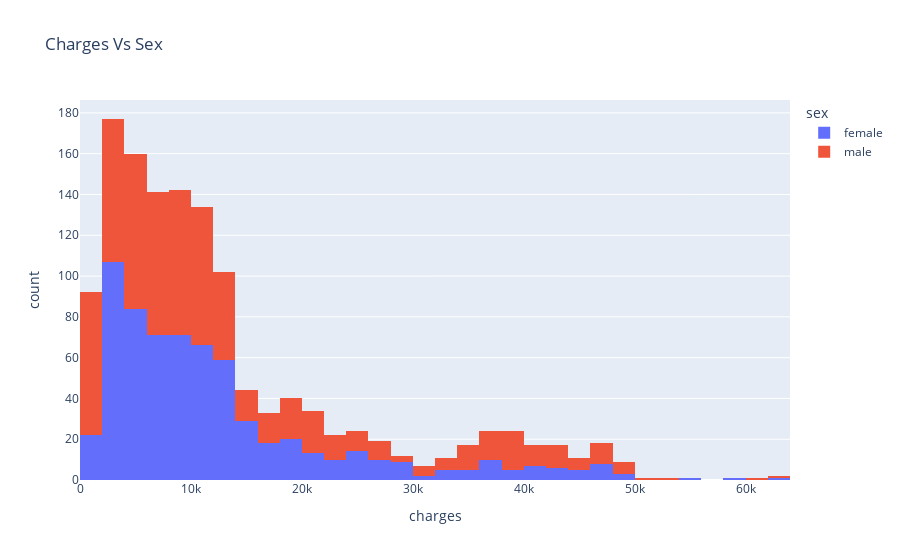

The code cell stored with this chart in its notebook:
### Markdown cell above
There is a significant difference in medical expenses between smokers and non-smokers. While the median for non-smokers is 7300 and the median for smokers is close to 35,000
#### **Charges Vs Sex**

### Code cell
px.histogram(medical_df, x='charges', color='sex', title='Charges Vs Sex')

### Figure 1 — Plotly figure (JSON) as saved in the notebook; plotly's stock layout.template omitted (floating-point values rounded to 4 significant figures; data arrays with more than 128 entries replaced by an {"elided": "..."} marker saying what was removed)
{"data": [{"alignmentgroup": "True", "bingroup": "x", "hovertemplate": "sex=female<br>charges=%{x}<br>count=%{y}<extra></extra>", "legendgroup": "female", "marker": {"color": "#636efa", "pattern": {"shape": ""}}, "name": "female", "offsetgroup": "female", "orientation": "v", "showlegend": true, "type": "histogram", "x": {"elided": "662 float values"}, "xaxis": "x", "yaxis": "y"}, {"alignmentgroup": "True", "bingroup": "x", "hovertemplate": "sex=male<br>charges=%{x}<br>count=%{y}<extra></extra>", "legendgroup": "male", "marker": {"color": "#EF553B", "pattern": {"shape": ""}}, "name": "male", "offsetgroup": "male", "orientation": "v", "showlegend": true, "type": "histogram", "x": {"elided": "676 float values"}, "xaxis": "x", "yaxis": "y"}], "layout": {"barmode": "relative", "legend": {"title": {"text": "sex"}, "tracegroupgap": 0}, "title": {"text": "Charges Vs Sex"}, "xaxis": {"anchor": "y", "domain": [0, 1], "title": {"text": "charges"}}, "yaxis": {"anchor": "x", "domain": [0, 1], "title": {"text": "count"}}}}
